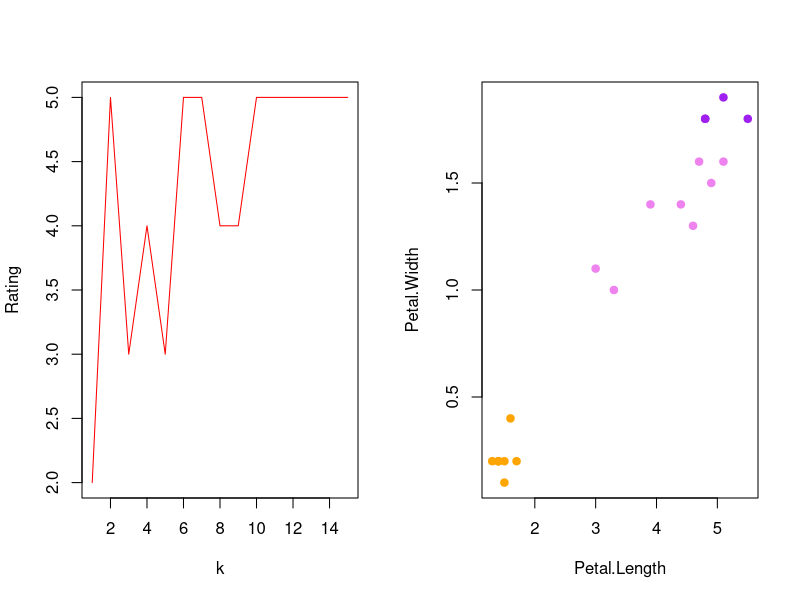

Here is the R script that generated this plot:
args <- commandArgs(trailingOnly = T)

euclid_distance = function(x, y){
  sqrt(sum((x-y)^2))
}

dist_sort = function(dat, point, dist_func = euclid_distance){
      l <- dim(dat)[1]
      n <- dim(dat)[2] - 1

      distances <- matrix(NA, l, 1)

      for (i in 1:l){
          distances[i, ] <- dist_func(dat[i, 1:n], point)
      }

      ##  Сортируем
      orderedDat <- dat[order(distances[, 1]), ]

      return (orderedDat);
  }


  ##  Применяем метод kNN
  kNN <- function(dat, point, k = 1)
  {
      ##  Сортируем выборку согласно классифицируемого объекта
      orderedDat <- dist_sort(dat, point)
      n <- dim(orderedDat)[2] - 1

      ##  Получаем классы первых k соседей
      classes <- orderedDat[1:k, n + 1]

      ##  Составляем таблицу встречаемости каждого класса
      counts <- table(classes)

      ##  Находим класс, который доминирует среди первых k соседей
      class <- names(which.max(counts))

      return (class)
  }

LOO <- function(dat, func, maxK = 1, l = 2){
    print(paste0("LOO for k=",maxK,";l=",l))
    indexses = sample(1:150, l, replace = F)
    rat = rep(0, maxK)
    selection = dat[indexses,]
    sel_dim = dim(selection)[2] - 1

    for(i in 1:l){
        new_selection = selection[-i,]
        point = selection[i,]

        for(k in 1:maxK){
            if(point[1, sel_dim+1] != kNN(
              new_selection,
              point[1:sel_dim],
              k=k
            )){
                rat[k] = rat[k]+1
            }
        }
    }
    return (list(rating=rat, selection=selection))
}

####################################
.random_1NN <- function(){
    #1NN calc
    #paint iris
    png(paste0("1NN_plot", ".png"))
    plot(iris[, c(1,4)],
         pch = 21,
         bg = colors[iris$Species],
         col = colors[iris$Species]
    )
    #generate data
    n = 5
    if(!is.na(args[1])) {
      n = args[1]
    }
    points = vector("list", n)
    for(i in 1:n){
      points[[i]] = c(runif(1, 4, 7), runif(1, 0, 2))
    }
    #use 1NN
    for(point in points){
        class = kNN(iris[, c(1, 4, 5)], point)
        #paint points
        points(point[1],point[2],
              pch = 24,
              bg = colors[class],
              col = colors[class])
    }
    dev.off()
}

#calc 6NN map
.map_6NN <- function(){
    png(paste0("6NN_map_plot", ".png"))
    plot(
      iris[,3:4],
      pch = 21,
      bg = colors[iris$Species],
      col = colors[iris$Species]
    )
    for(x in seq(1,8,0.1)){
        for(y in seq(0.1,4.5,0.1)){
            points(x,y,pch=1,col = colors[kNN(iris[,3:5], c(y,x), k=6)])
        }
    }
    dev.off()
}

#calc LOO for kNN
.LOO_15_20 <- function(){
    result = LOO(iris[, 3:5], kNN, maxK=15, l=20)
    png(paste0("LOO_kNN_plot", ".png"), width = 1080, height = 540)
    par(mfrow=c(1,2))
    plot(
      data.frame(k=1:length(result$rating),Rating=result$rating),
      type="l",
      col="red"
    )
    plot(
      result$selection[, 1:2],
      pch = 21,
      bg = colors[result$selection$Species],
      col = colors[result$selection$Species]
    )
    dev.off()
}

colors <- c(
    "setosa" = "orange",
    "versicolor" = "violet",
    "virginica" = "purple"
)
.LOO_15_20()
